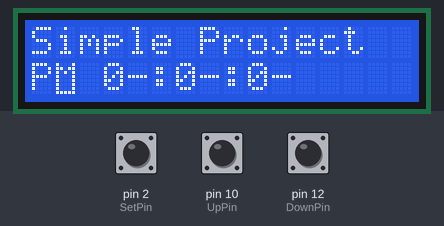
The sketch below on a simulated Arduino Uno, built with avr-gcc and run on an emulated ATmega328P. On the bench: 16×2 character LCD. The inputs (shaded band) are chosen by the test bench; at power-on: pin 10 (UpPin) LOW, pin 2 (SetPin) LOW, pin 12 (DownPin) LOW.

Above: at 1.2 s.
1.3 s: pin 10 (UpPin) pulled HIGH for 0.15 s
At 2.0 s:
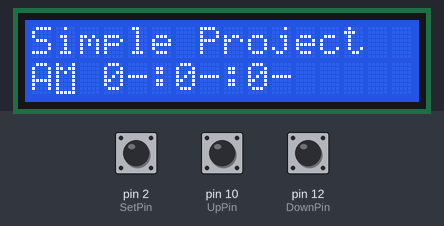
3.1 s: pin 2 (SetPin) pulled HIGH for 0.15 s
At 3.8 s:
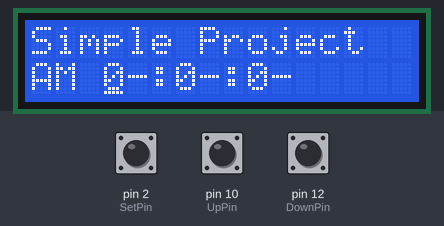
4.7 s: pin 12 (DownPin) pulled HIGH for 0.15 s
At 5.6 s:
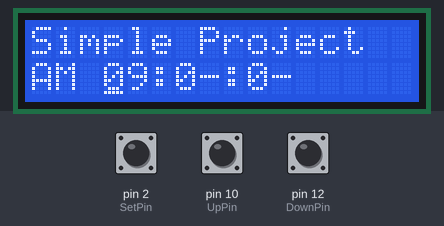
6.3 s: pin 2 (SetPin) pulled HIGH for 1 s
At 8.1 s:
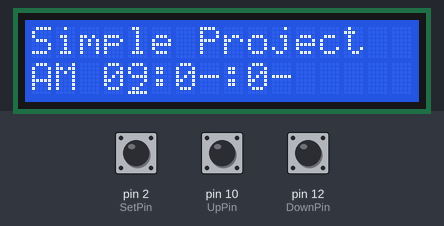
8.8 s: pin 10 (UpPin) pulled HIGH for 1 s
At 10.0 s:
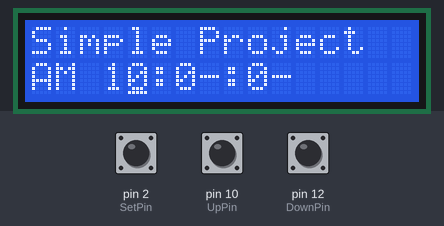
11.3 s: pin 12 (DownPin) pulled HIGH for 1 s
At 11.53 s:
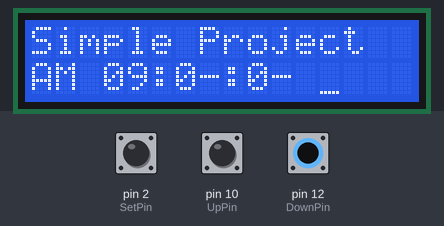
Timing chart, 0 to 14.3 s (numbered marks = the images above; inputs shaded):
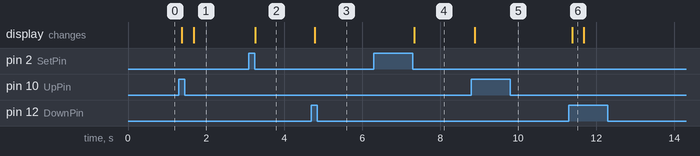

The sketch:

0521_HW_Combine03.ino
```cpp
#include <LiquidCrystal_I2C.h>
#include <Wire.h>
#include <TimerOne.h>
#include <EEPROM.h>


#if defined(ARDUINO) && ARDUINO >=100
#define printByte(args) write(args);
#else
#define printByte(args) print(args, BYTE);
#endif

#define SetPin 2
#define UpPin 10
#define DownPin 12

LiquidCrystal_I2C lcd(0x20, 16, 2);

char line01[17] = "Simple Project";
char line02[17];

int address = 0;

int mode = 0;
// 0 TimeSet mode
// 1 AL mode
// 2 Music mode
// 3 TimeShow mode

int timeSelect = 0;
// 0  AM/PM
// 1  10 hour
// 2  1  hour
// 3  10 mini
// 4  1  mini
// 5  10 sec
// 6  1  sec

struct Time{
  int state;
  int hour;
  int mini;
  int sec;
  int music;
};

Time timeGet;
Time AL;

int TimeMode = 0;
// 0 timeGet;
// 1 AL;

void setup() {
  // put your setup code here, to run once:

  EEPROM.get(address, timeGet); // EEPROM에서 시간 불러와 적용

  // AL 값 초기화
  AL.state = timeGet.state;
  AL.hour = timeGet.hour;
  AL.mini = timeGet.hour;
  AL.sec = timeGet.sec;
  AL.music = timeGet.music;
  // Set버튼 누르는 것에 대한 interrupt
  attachInterrupt(0, setInterrupt, CHANGE);
  //Timer1.initialize(1000000);
  //Timer1.attachInterrupt(LcdBlink);


  // 불러온 것들을 line02에 적용
  line02Set();

  pinMode(SetPin, INPUT); // set Button
  pinMode(UpPin, INPUT); // up Button
  pinMode(DownPin, INPUT); // DOWN Button

  Serial.begin(9600);

  lcd.init(); // lcd 사용 선언
  lcd.backlight(); // lcd 불켜기
  // timeGet인자들을 활용해 lcd 출력
  lcdPrint();
}

int upButtonState;
int downButtonState;
int lastUpButton = LOW;
int lastDownButton = LOW;
unsigned long lastUpDebounceTime = 0;
unsigned long lastDownDebounceTime = 0;
unsigned long debounceDelay = 50;    // the debounce time; increase if the output flickers


void loop() {
  // put your main code here, to run repeatedly:
  int up = digitalRead(UpPin);
  int down = digitalRead(DownPin);
  if(up != lastUpButton){
    lastUpDebounceTime = millis();
  }
  if(down != lastDownButton){
    lastDownDebounceTime = millis();
  }
  if(mode == 0 || mode == 1){
    lcd.cursor();
    CursorMethod();
  }
  // up 눌렀을때의 디바운스 처리
  if ((millis() - lastUpDebounceTime) > debounceDelay) {
    //Serial.println("debounce01");
    if(up != upButtonState){
      upButtonState = up;
      if(upButtonState == HIGH){
        if(mode==0){
          TimeUp();
          line02Set();
          lcdPrint();
        }
      }
    }
  }
  // down 눌렀을때의 디바운스 처리
  if ((millis() - lastDownDebounceTime) > debounceDelay) {
    if(down != downButtonState){
      downButtonState = down;
      if(downButtonState == HIGH){
        if(mode==0){
          TimeDown();
          line02Set();
          lcdPrint();
        }
      }
    }
  }
  lastUpButton = up;
  lastDownButton = down;
}

void CursorMethod(){
  if(timeSelect == 0){
    lcd.setCursor(1,1);
  }
  else if(timeSelect == 1){
    lcd.setCursor(3,1);
  }
  else if(timeSelect == 2){
    lcd.setCursor(4,1);
  }
  else if(timeSelect == 3){
    lcd.setCursor(6,1);
  }
  else if(timeSelect == 4){
    lcd.setCursor(7,1);
  }
  else if(timeSelect == 5){
    lcd.setCursor(9,1);
  }
  else if(timeSelect == 6){
    lcd.setCursor(10,1);
  }
}

void TimeUp(){
  if(timeSelect == 0){
    timeGet.state++;
    if(timeGet.state >= 2){
      timeGet.state = 0;
    }
  }
  else if(timeSelect == 1){
    timeGet.hour = timeGet.hour + 10;
    if(timeGet.hour > 12){
      timeGet.hour = timeGet.hour - 20;
    }
  }
  else if(timeSelect == 2){
    timeGet.hour = timeGet.hour + 1;
    if(timeGet.hour > 12){
      timeGet.hour = 1;
    }
  }
  else if(timeSelect == 3){
    timeGet.mini = timeGet.mini + 10;
    if(timeGet.mini >= 60){
      timeGet.mini = timeGet.mini - 60;
    }
  }
  else if(timeSelect == 4){
    timeGet.mini++;
    if(timeGet.mini >= 60){
      timeGet.mini = timeGet.mini - 60;
    }
  }
  else if(timeSelect == 5){
    timeGet.sec = timeGet.sec + 10;
    if(timeGet.sec >= 60){
      timeGet.sec = timeGet.sec - 60;
    }
  }
  else if(timeSelect == 6){
    timeGet.sec++;
    if(timeGet.sec >= 60){
      timeGet.sec = timeGet.sec - 60;
    }
  }
}

void TimeDown(){
  if(timeSelect == 0){
    timeGet.state--;
    if(timeGet.state < 0){
      timeGet.state = 1;
    }
  }
  else if(timeSelect == 1){
    timeGet.hour = timeGet.hour - 10;
    if(timeGet.hour < 0){
      timeGet.hour = timeGet.hour + 20;
    }
  }
  else if(timeSelect == 2){
    timeGet.hour = timeGet.hour - 1;
    if(timeGet.hour < 1){
      timeGet.hour = 12;
    }
  }
  else if(timeSelect == 3){
    timeGet.mini = timeGet.mini - 10;
    if(timeGet.mini < 0){
      timeGet.mini = timeGet.mini + 60;
    }
  }
  else if(timeSelect == 4){
    timeGet.mini--;
    if(timeGet.mini < 0){
      timeGet.mini = 59;
    }
  }
  else if(timeSelect == 5){
    timeGet.sec = timeGet.sec - 10;
    if(timeGet.sec < 0){
      timeGet.sec = timeGet.sec + 60;
    }
  }
  else if(timeSelect == 6){
    timeGet.sec--;
    if(timeGet.sec < 0){
      timeGet.sec = 59;
    }
  }
}

void line02Set(){
  line02[0] = '\0';
  if(timeGet.state){
    strcat(line02, "PM ");
  }
  else{
    strcat(line02, "AM ");
  }
  char numsGet[3];
  sprintf(numsGet,"%d:",timeGet.hour);
  if(timeGet.hour < 10){
    numsGet[1] = numsGet[0];
    numsGet[0] = '0';
    numsGet[2] = ':';
  }
  strcat(line02, numsGet);

  sprintf(numsGet,"%d:",timeGet.mini);
  if(timeGet.mini < 10){
    numsGet[1] = numsGet[0];
    numsGet[0] = '0';
    numsGet[2] = ':';
  }
  strcat(line02, numsGet);

  sprintf(numsGet,"%d",timeGet.sec);
  if(timeGet.sec < 10){
    numsGet[1] = numsGet[0];
    numsGet[0] = '0';
    numsGet[2] = ' ';
  }
  strcat(line02, numsGet);
}

void lcdPrint(){
  lcd.clear();
  lcd.print(line01);
  lcd.setCursor(0, 1); // 0렬 1행으로 이동
  lcd.print(line02);
}

unsigned long startTime;
unsigned long endTime;

unsigned long firstTime = 0;
int doubleTap = 1000;
int doubleCount = 0;

void setInterrupt(){
  int state = digitalRead(SetPin);
  if(state){
    startTime = millis();
    // 처음 눌렀을 때 기록
  }
  else{
    endTime = millis();
    // 마지막 때었을 때 기록
    unsigned long distance = endTime - startTime;
    // 눌렀다가 때었을때의 차이를 계산
    if(mode == 0){
      if(distance > 3000){
        mode++;
      }
      else{
        timeSelect++;
        if(timeSelect >= 7){
          timeSelect = 0;
        }
      }
    }
    else if(mode == 1){

    }
  }
}

int backLightState = HIGH;
void LcdBlink(){
  // Interrupt으로 안되는 건가
  // 아니면 함수로 전달되는 거여서 안되는 건가
  // 그건 모르겠다
  // interrupt 내부에서 LCD에 접근하면 충돌이 일어난다고 하더라
  // https://forum.arduino.cc/index.php?topic=140588.0
  // https://forum.arduino.cc/index.php?topic=121006.0

  Serial.println(" LcdBlink");
  if(mode == 0){
    if(backLightState){
      //lcd.backlight();
      Serial.println("ON");
    }
    else{
      //lcd.noBacklight();
      Serial.println("OFF");
    }
    backLightState = !backLightState;
  }
}
```

Measured:
- after the input at 1.3 s, the display: first changes after 0.08 s (image 1 shows a later state)
- after the input at 3.1 s, the display: changes after 0.16 s (image 2)
- after the input at 4.7 s, the display: changes after 0.08 s (image 3)
- after the input at 6.3 s, the display: changes after 1.0 s (image 4)
- after the input at 8.8 s, the display: changes after 0.08 s (image 5)
- after the input at 11.3 s, the display: changes after 0.08 s (image 6)
